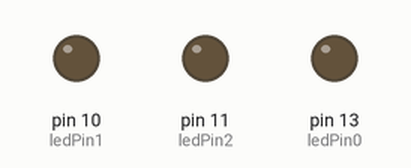
Recording of a sketch running on a simulated Arduino Uno, built with avr-gcc and run on an emulated ATmega328P. Shown: output pins drawn as LEDs (lit = HIGH). What the sketch prints to the serial monitor is not drawn.

Above: at 1.0 s.
At 3.0 s:
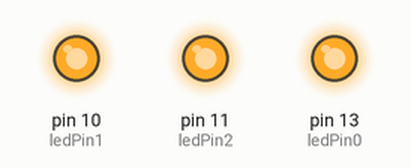
Timing chart, 0 to 8.0 s (numbered marks = the images above):
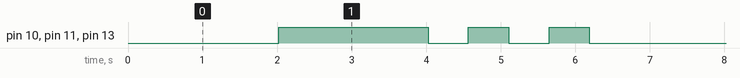

The sketch:

lightPattern.ino
```cpp
int ledPin0 = 13;
int ledPin1 = 10;
int ledPin2 = 11;

int timeSequence[6] = {2000, 2000, 500, 500, 500, 500};
int timeSequenceLength = 6; //adjust based on number of items in array

int curTime = 0;
long prevMillis = 0;
boolean turnOn = false;


void setup() {
  Serial.begin(9600);
  pinMode(ledPin0, OUTPUT);
  pinMode(ledPin1, OUTPUT);
  pinMode(ledPin2, OUTPUT);


}

// the loop function runs over and over again forever
void loop() {

  if (millis() - prevMillis > timeSequence[curTime]) {
    prevMillis = millis();
    if (turnOn == true) {
      turnOn = false;
    } else {
      turnOn = true;
    }

    curTime++;

    if (curTime == timeSequenceLength) {
      curTime = 0;
    }


  }

  if (turnOn == true) {
    digitalWrite(ledPin0, HIGH);   // turn the LED on (HIGH is the voltage level)
    digitalWrite(ledPin1, HIGH);
    digitalWrite(ledPin2, HIGH);
  } else {
    digitalWrite(ledPin0, LOW);   // turn the LED on (HIGH is the voltage level)
    digitalWrite(ledPin1, LOW);
    digitalWrite(ledPin2, LOW);
  }
  Serial.print("timeSequence: ");
  Serial.print(timeSequence[curTime]);
  Serial.print(" ");
  Serial.print("curTime: ");
  Serial.print(curTime);
  Serial.print(" ");
  Serial.print("turnOn: ");
  Serial.println(turnOn);


  //delay(30);

}
```

Measured:
- by itself, pin 10 (ledPin1), pin 11 (ledPin2), pin 13 (ledPin0): repeats every 6.2 s: 2 × (LOW 0.54 s, HIGH 0.54 s), LOW 2.0 s, HIGH 2.0 s
- by itself, everything shown: repeats every 6.2 s, in 6 steps
